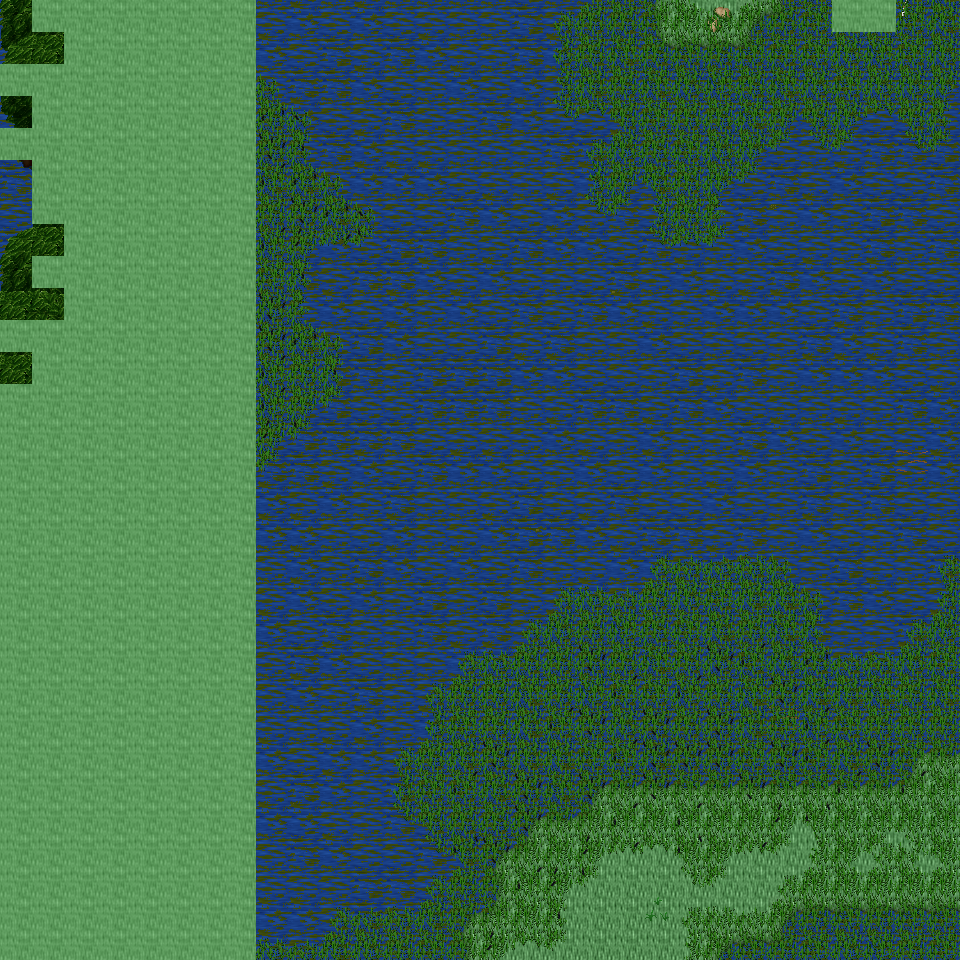

A level layout from a 2D game, rendered from its tile map. Below: a short description, then the map file with tile-grid data replaced by summaries:
An orthogonal 30x30 tile map with 32x32 px tiles, 6 tile layers (Ground, Object, Object2, Above, ...), 35 tilesets and 8 objects (8x mapExit).

<map version="1.0" orientation="orthogonal" renderorder="right-down" width="30" height="30" tilewidth="32" tileheight="32" nextobjectid="9">
  <tileset firstgid="1" name="tileset_ground_ground" tilewidth="32" tileheight="32" tilecount="33" columns="3">
    <image source="../drawable/tileset_ground_ground.png" width="96" height="352" />
  </tileset>
  <tileset firstgid="34" name="tileset_plant_grasses" tilewidth="32" tileheight="32" tilecount="6" columns="3">
    <image source="../drawable/tileset_plant_grasses.png" width="96" height="64" />
  </tileset>
  <tileset firstgid="40" name="tileset_plant_flower_daisy_white" tilewidth="32" tileheight="32" tilecount="8" columns="2">
    <image source="../drawable/tileset_plant_flower_daisy_white.png" width="64" height="128" />
  </tileset>
  <tileset firstgid="48" name="tileset_ground_grass_edges" tilewidth="32" tileheight="32" tilecount="36" columns="12">
    <image source="../drawable/tileset_ground_grass_edges.png" width="384" height="96" />
  </tileset>
  <tileset firstgid="84" name="tileset_ground_grass_corners" tilewidth="32" tileheight="32" tilecount="24" columns="6">
    <image source="../drawable/tileset_ground_grass_corners.png" width="192" height="128" />
  </tileset>
  <tileset firstgid="108" name="tileset_ground_earth_edges" tilewidth="32" tileheight="32" tilecount="18" columns="6">
    <image source="../drawable/tileset_ground_earth_edges.png" width="192" height="96" />
  </tileset>
  <tileset firstgid="126" name="tileset_ground_rock_pebbles" tilewidth="32" tileheight="32" tilecount="3" columns="1">
    <image source="../drawable/tileset_ground_rock_pebbles.png" width="32" height="96" />
  </tileset>
  <tileset firstgid="129" name="tileset_plant_flower_daisy_yellow" tilewidth="32" tileheight="32" tilecount="8" columns="2">
    <image source="../drawable/tileset_plant_flower_daisy_yellow.png" width="64" height="128" />
  </tileset>
  <tileset firstgid="137" name="tileset_plant_flower_daisy_red" tilewidth="32" tileheight="32" tilecount="8" columns="2">
    <image source="../drawable/tileset_plant_flower_daisy_red.png" width="64" height="128" />
  </tileset>
  <tileset firstgid="145" name="tileset_plant_tree_tree_fluffy" tilewidth="32" tileheight="32" tilecount="12" columns="4">
    <image source="../drawable/tileset_plant_tree_tree_fluffy.png" width="128" height="96" />
  </tileset>
  <tileset firstgid="157" name="tileset_logic_creature_undead" tilewidth="32" tileheight="32" tilecount="16" columns="8">
    <image source="../drawable/tileset_logic_creature_undead.png" width="256" height="64" />
  </tileset>
  <tileset firstgid="173" name="tileset_logic_collision" tilewidth="32" tileheight="32" tilecount="1" columns="1">
    <image source="../drawable/tileset_logic_collision.png" width="32" height="32" />
  </tileset>
  <tileset firstgid="174" name="tileset_ground_water_swamp_water" tilewidth="32" tileheight="32" tilecount="33" columns="3">
    <image source="../drawable/tileset_ground_water_swamp_water.png" width="96" height="352" />
  </tileset>
  <tileset firstgid="207" name="tileset_plant_tree_tree_darkgreen" tilewidth="32" tileheight="32" tilecount="88" columns="8">
    <image source="../drawable/tileset_plant_tree_tree_darkgreen.png" width="256" height="352" />
  </tileset>
  <tileset firstgid="295" name="tileset_plant_grasses_swamp" tilewidth="32" tileheight="32" tilecount="42" columns="6">
    <image source="../drawable/tileset_plant_grasses_swamp.png" width="192" height="224" />
  </tileset>
  <tileset firstgid="337" name="tileset_building_stone_ruins" tilewidth="32" tileheight="32" tilecount="72" columns="6">
    <image source="../drawable/tileset_building_stone_ruins.png" width="192" height="384" />
  </tileset>
  <tileset firstgid="409" name="tileset_item_gothic_large_gravestone" tilewidth="32" tileheight="32" tilecount="9" columns="3">
    <image source="../drawable/tileset_item_gothic_large_gravestone.png" width="96" height="96" />
  </tileset>
  <tileset firstgid="418" name="tileset_item_gothic_skull_post" tilewidth="32" tileheight="32" tilecount="2" columns="1">
    <image source="../drawable/tileset_item_gothic_skull_post.png" width="32" height="64" />
  </tileset>
  <tileset firstgid="420" name="tileset_item_gothic_tombstone_2" tilewidth="32" tileheight="32" tilecount="8" columns="2">
    <image source="../drawable/tileset_item_gothic_tombstone_2.png" width="64" height="128" />
  </tileset>
  <tileset firstgid="428" name="tileset_item_statue_broken_green_column" tilewidth="32" tileheight="32" tilecount="2" columns="1">
    <image source="../drawable/tileset_item_statue_broken_green_column.png" width="32" height="64" />
  </tileset>
  <tileset firstgid="430" name="tileset_item_statue_broken_lion" tilewidth="32" tileheight="32" tilecount="6" columns="2">
    <image source="../drawable/tileset_item_statue_broken_lion.png" width="64" height="96" />
  </tileset>
  <tileset firstgid="436" name="tileset_item_statue_green_stone" tilewidth="32" tileheight="32" tilecount="12" columns="4">
    <image source="../drawable/tileset_item_statue_green_stone.png" width="128" height="96" />
  </tileset>
  <tileset firstgid="448" name="tileset_ground_slate_tiles" tilewidth="32" tileheight="32" tilecount="15" columns="5">
    <image source="../drawable/tileset_ground_slate_tiles.png" width="160" height="96" />
  </tileset>
  <tileset firstgid="463" name="tileset_ground_rock_rocks" tilewidth="32" tileheight="32" tilecount="4" columns="2">
    <image source="../drawable/tileset_ground_rock_rocks.png" width="64" height="64" />
  </tileset>
  <tileset firstgid="467" name="tileset_ground_rock_rocks_2" tilewidth="32" tileheight="32" tilecount="4" columns="2">
    <image source="../drawable/tileset_ground_rock_rocks_2.png" width="64" height="64" />
  </tileset>
  <tileset firstgid="471" name="tileset_ground_rock_rocks_3" tilewidth="32" tileheight="32" tilecount="16" columns="4">
    <image source="../drawable/tileset_ground_rock_rocks_3.png" width="128" height="128" />
  </tileset>
  <tileset firstgid="487" name="tileset_plant_stump_hollow_logs" tilewidth="32" tileheight="32" tilecount="6" columns="3">
    <image source="../drawable/tileset_plant_stump_hollow_logs.png" width="96" height="64" />
  </tileset>
  <tileset firstgid="493" name="tileset_plant_tree_dead_tree_2" tilewidth="32" tileheight="32" tilecount="20" columns="4">
    <image source="../drawable/tileset_plant_tree_dead_tree_2.png" width="128" height="160" />
  </tileset>
  <tileset firstgid="513" name="tileset_plant_tree_dead_tree_3" tilewidth="32" tileheight="32" tilecount="16" columns="4">
    <image source="../drawable/tileset_plant_tree_dead_tree_3.png" width="128" height="128" />
  </tileset>
  <tileset firstgid="529" name="tileset_item_corpse_skeleton" tilewidth="32" tileheight="32" tilecount="4" columns="2">
    <image source="../drawable/tileset_item_corpse_skeleton.png" width="64" height="64" />
  </tileset>
  <tileset firstgid="533" name="tileset_item_corpse_swamp_sunken" tilewidth="32" tileheight="32" tilecount="32" columns="8">
    <image source="../drawable/tileset_item_corpse_swamp_sunken.png" width="256" height="128" />
  </tileset>
  <tileset firstgid="565" name="tileset_object_rock_pillars_stone" tilewidth="32" tileheight="32" tilecount="36" columns="6">
    <image source="../drawable/tileset_object_rock_pillars_stone.png" width="192" height="192" />
  </tileset>
  <tileset firstgid="601" name="tileset_logic_creature_undead_skeleton" tilewidth="32" tileheight="32" tilecount="6" columns="6">
    <image source="../drawable/tileset_logic_creature_undead_skeleton.png" width="192" height="32" />
  </tileset>
  <tileset firstgid="607" name="tileset_logic_creature_undead_specter" tilewidth="32" tileheight="32" tilecount="6" columns="6">
    <image source="../drawable/tileset_logic_creature_undead_specter.png" width="192" height="32" />
  </tileset>
  <tileset firstgid="613" name="tileset_logic_creature_undead_zombie" tilewidth="32" tileheight="32" tilecount="5" columns="5">
    <image source="../drawable/tileset_logic_creature_undead_zombie.png" width="160" height="32" />
  </tileset>
  <layer name="Ground" width="30" height="30">
    <data>[900 cells, 900 non-empty, 18 distinct tile ids]</data>
  </layer>
  <layer name="Object" width="30" height="30">
    <data>[900 cells, 243 non-empty, 16 distinct tile ids]</data>
  </layer>
  <layer name="Object2" width="30" height="30">
    <data>[900 cells, 310 non-empty, 27 distinct tile ids]</data>
  </layer>
  <layer name="Above" width="30" height="30">
    <data>[900 cells, 237 non-empty, 9 distinct tile ids]</data>
  </layer>
  <layer name="Above2" width="30" height="30">
    <data>[900 cells, 117 non-empty, 5 distinct tile ids]</data>
  </layer>
  <layer name="Walkable" width="30" height="30">
    <data>[900 cells, 230 non-empty, 1 distinct tile ids]</data>
  </layer>
  <objectgroup name="MapEvents">
    <object id="1" name="north" type="mapExit" x="0" y="0" width="32" height="32">
      <properties>
        <property name="map" value="level_0_x208_y44" />
        <property name="x" value="0" />
        <property name="y" value="28" />
      </properties>
    </object>
    <object id="2" name="north2" type="mapExit" x="256" y="0" width="576" height="32">
      <properties>
        <property name="map" value="level_0_x208_y44" />
        <property name="x" value="8" />
        <property name="y" value="28" />
      </properties>
    </object>
    <object id="3" name="north3" type="mapExit" x="896" y="0" width="64" height="32">
      <properties>
        <property name="map" value="level_0_x208_y44" />
        <property name="x" value="28" />
        <property name="y" value="28" />
      </properties>
    </object>
    <object id="4" name="south" type="mapExit" x="256" y="928" width="704" height="32">
      <properties>
        <property name="map" value="level_0_x208_y46" />
        <property name="x" value="8" />
        <property name="y" value="1" />
      </properties>
    </object>
    <object id="5" name="west" type="mapExit" x="0" y="0" width="32" height="64">
      <properties>
        <property name="map" value="level_0_x207_y45" />
        <property name="x" value="28" />
        <property name="y" value="0" />
      </properties>
    </object>
    <object id="6" name="west2" type="mapExit" x="0" y="96" width="32" height="32">
      <properties>
        <property name="map" value="level_0_x207_y45" />
        <property name="x" value="28" />
        <property name="y" value="3" />
      </properties>
    </object>
    <object id="7" name="west3" type="mapExit" x="0" y="160" width="32" height="160">
      <properties>
        <property name="map" value="level_0_x207_y45" />
        <property name="x" value="28" />
        <property name="y" value="5" />
      </properties>
    </object>
    <object id="8" name="west4" type="mapExit" x="0" y="352" width="32" height="32">
      <properties>
        <property name="map" value="level_0_x207_y45" />
        <property name="x" value="28" />
        <property name="y" value="11" />
      </properties>
    </object>
  </objectgroup>
</map>
